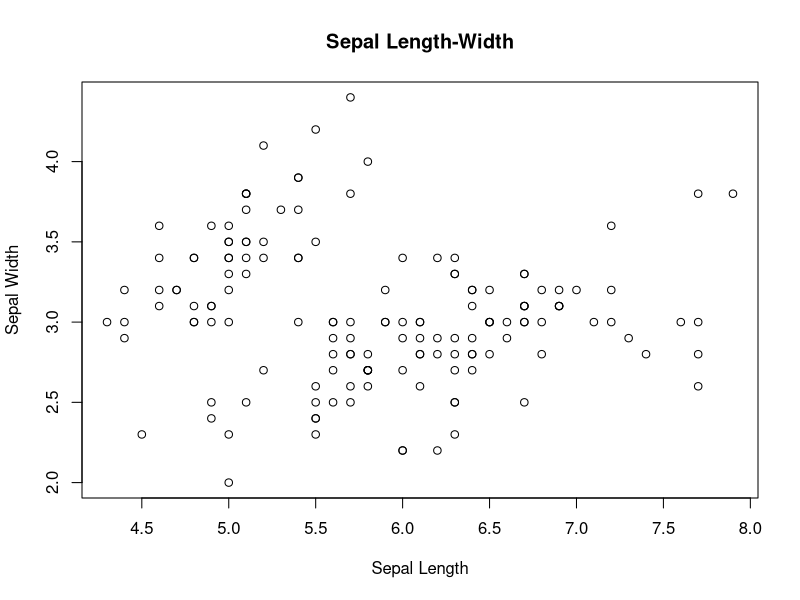
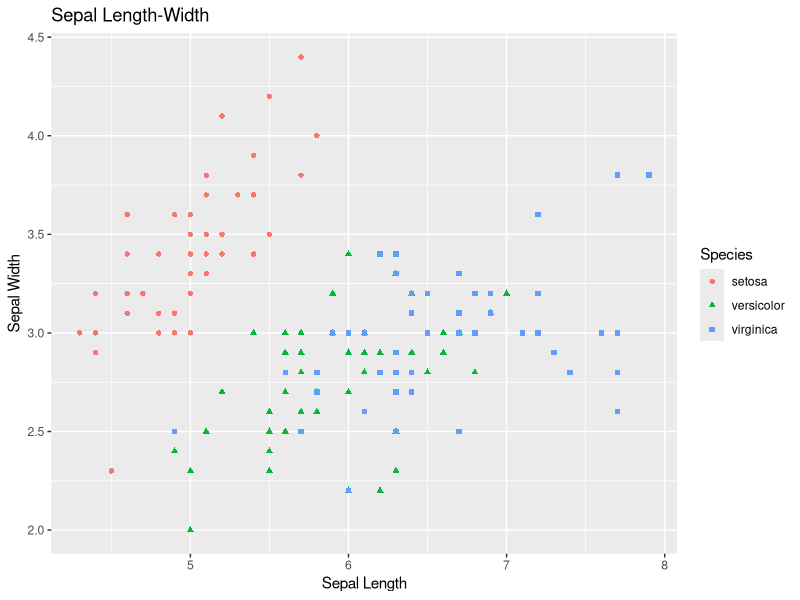
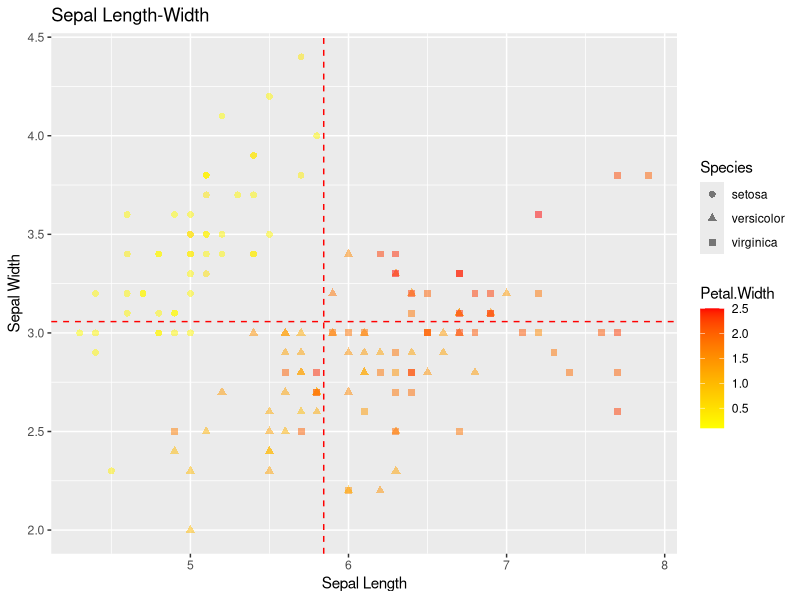
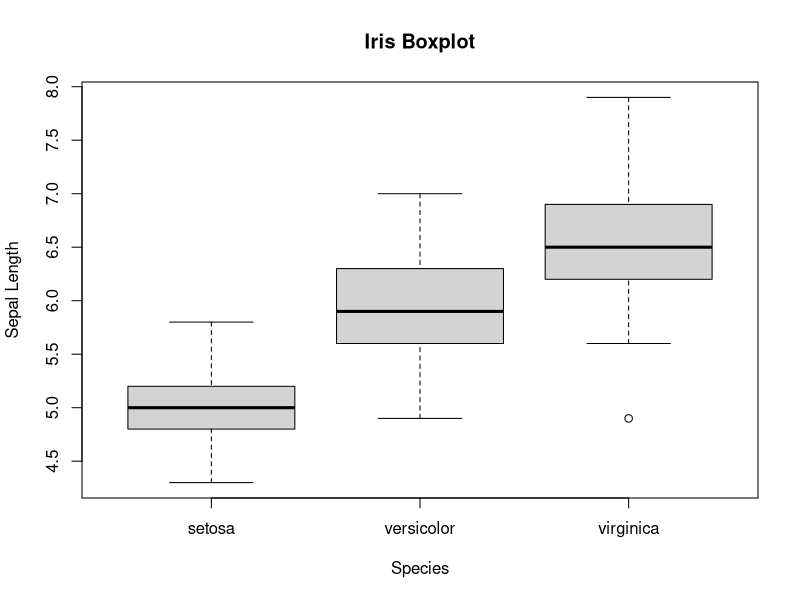

Source code (R) for these figures, in order: (Note: this script raises an error after producing the figures.)
install.packages("ggplot2")
library(ggplot2)
head(iris)
plot(x=iris$Sepal.Length, y=iris$Sepal.Width, 
     xlab="Sepal Length", ylab="Sepal Width",  main="Sepal Length-Width")
scatter <- ggplot(data=iris, aes(x = Sepal.Length, y = Sepal.Width)) 
scatter + geom_point(aes(color=Species, shape=Species)) +
  xlab("Sepal Length") +  ylab("Sepal Width") +
  ggtitle("Sepal Length-Width")
scatter + geom_point(aes(color = Petal.Width, shape = Species), size = 2, alpha = I(1/2)) +
  geom_vline(aes(xintercept = mean(Sepal.Length)), color = "red", linetype = "dashed") +
  geom_hline(aes(yintercept = mean(Sepal.Width)), color = "red", linetype = "dashed") +
  scale_color_gradient(low = "yellow", high = "red") +
  xlab("Sepal Length") +  ylab("Sepal Width") +
  ggtitle("Sepal Length-Width")
boxplot(Sepal.Length~Species,data=iris, 
        xlab="Species", ylab="Sepal Length", main="Iris Boxplot")
ox <- ggplot(data=iris, aes(x=Species, y=Sepal.Length))
box + geom_boxplot(aes(fill=Species)) + 
  ylab("Sepal Length") + ggtitle("Iris Boxplot") +
  stat_summary(fun.y=mean, geom="point", shape=5, size=4) 
hist(iris$Sepal.Width, freq=NULL, density=NULL, breaks=12,xlab="Sepal Width", ylab="Frequency", main="Histogram of Sepal Width")
set.seed(1234)
iris1 <- iris[sample(1:nrow(iris), 110), ]
hline <- data.frame(Species=c("setosa", "versicolor", "virginica"), hline=as.vector(table(iris$Species)))
hline

barplot(table(iris1$Species), col="black", xlab="Species", ylab="Count", main="Bar plot of Sepal Length")
bar <- ggplot(data=iris1, aes(x=Species))
bar + geom_bar() + 
  xlab("Species") +  ylab("Count") + ggtitle("Bar plot of Sepal Length") +
  geom_errorbar(data=hline, aes(y=hline, ymin=hline, ymax=hline), col="red", linetype="dashed")
quan <- as.vector(table(iris1$Species))
pos <- cumsum(quan) - quan/2
quantity <- data.frame(Species=c("setosa", "versicolor", "virginica"), quantity=quan, position = pos)                       

pie <- ggplot(iris1, aes(x=factor(1), fill=Species)) + geom_bar(width=1) + geom_text(data=quantity, aes(x=factor(1), y=position, label=quantity) , size=5) + labs(x="", y="")
pie
pie + coord_polar()
pie + coord_polar(theta="y")
head(ChickWeight)
chick <- unique(ChickWeight$Chick)

group <- chick[1]
dat <- ChickWeight[ChickWeight$Chick==group,]
color <- as.vector(dat$Diet[1])
plot(dat$Time, dat$weight, type="l", ylim=range(ChickWeight$weight), col=color, 
     xlab="Time", ylab="Weight", main="Line plot")

for(i in 2:length(chick))
{
  group <- chick[i]
  dat <- ChickWeight[ChickWeight$Chick==group,]
  color <- as.vector(dat$Diet[1])
  lines(dat$Time, dat$weight, col=color)  
}
ggplot(data=ChickWeight, aes(x=Time, y=weight, color=Diet, group=Chick)) +
  geom_line() + ggtitle("Growth curve for individual chicks")
sepal.min <- ddply(iris, "Species", summarise, xval=min(Sepal.Length), yval=min(Sepal.Width))
sepal.max <- ddply(iris, "Species", summarise, xval=max(Sepal.Length), yval=max(Sepal.Width))
sepal <- rbind(sepal.min, sepal.max)
sepal 
ggplot(sepal, aes(x=xval, y=yval, group = Species, color=Species)) +
  geom_line(aes(linetype=Species), size = 1.2) +
  geom_point(aes(shape=Species), size = 4) +        
  scale_shape_manual(values=c(6, 5, 4)) +               
  scale_linetype_manual(values=c("dotdash", "solid", "dotted")) +
  xlab("Sepal Length") + ylab("Sepal Width") + ggtitle("Line plot of sepal length and width")
d <- density(iris$Sepal.Width)
hist(iris$Sepal.Width, breaks=12, prob=TRUE, xlab="Sepal Width", main="Histogram & Density Curve")
lines(d, lty=2, col="blue")
library(ggplot2)
density <- ggplot(data=iris, aes(x=Sepal.Width))
density + geom_histogram(binwidth=0.2, color="black", fill="steelblue", aes(y=..density..)) +
  geom_density(stat="density", alpha=I(0.2), fill="blue") +
  xlab("Sepal Width") +  ylab("Density") + ggtitle("Histogram & Density Curve")
library(ggplot2)
density2 <- ggplot(data=iris, aes(x=Sepal.Width, fill=Species))
density2 + geom_density(stat="density", alpha=I(0.2)) +
  xlab("Sepal Width") +  ylab("Density") + ggtitle("Histogram & Density Curve of Sepal Width")
library(ggplot2)
smooth <- ggplot(data=iris, aes(x=Sepal.Length, y=Sepal.Width, color=Species)) + 
  geom_point(aes(shape=Species), size=1.5) + xlab("Sepal Length") + ylab("Sepal Width") + 
  ggtitle("Scatterplot with smoothers")

# Linear model
smooth + geom_smooth(method="lm")
library(ggplot2)
facet <- ggplot(data=iris, aes(Sepal.Length, y=Sepal.Width, color=Species)) + 
  geom_point(aes(shape=Species), size=1.5) + geom_smooth(method="lm") +
  xlab("Sepal Length") + ylab("Sepal Width") + ggtitle("Faceting")

library(ggplot2)
facet <- ggplot(data=iris, aes(Sepal.Length, y=Sepal.Width, color=Species)) + 
  geom_point(aes(shape=Species), size=1.5) + geom_smooth(method="lm") +
  xlab("Sepal Length") + ylab("Sepal Width") + ggtitle("Faceting")
facet + facet_grid(. ~ Species)
facet + facet_grid(Species ~ .)
head(mpg)
library(ggplot2)
jitter <- ggplot(mpg, aes(x=class , y=hwy)) 
jitter + scale_x_discrete() +
  geom_jitter(aes(color = class, x = class), 
              position = position_jitter(width = .05), alpha = 0.5) +
  geom_boxplot(aes(color = class), outlier.colour = NA, position = "dodge") +
  xlab("Class") + ylab("Highway miles per gallon")
library(ggplot2)
vol <- ggplot(data=iris, aes(x = Sepal.Length))
vol + stat_density(aes(ymax = ..density..,  ymin = -..density.., 
                       fill = Species, color = Species), 
                   geom = "ribbon", position = "identity") +
  facet_grid(. ~ Species) + coord_flip() + xlab("Sepal Length") 
library(ggplot2)
ggplot(data=iris, aes(x=Sepal.Length, Petal.Length)) + geom_point() + 
  geom_rug(col="steelblue",alpha=0.1) + xlab("Sepal Length") + ylab("Petal Length")
install.packages("gridExtra")
library(gridExtra)
ibrary(ggplot2)
set.seed(1234)
x <- c(rnorm(1500, mean = -1), rnorm(1500, mean = 1.5))
y <- c(rnorm(1500, mean = 1), rnorm(1500, mean = 1.5))
z <- as.factor(c(rep(1, 1500), rep(2, 1500)))
xy <- data.frame(x, y, z)

# scatterplot of x and y
scatter <- ggplot(data=xy,aes(x=x, y=y)) + geom_point(aes(color=z)) + 
  scale_color_manual(values = c("orange", "purple")) + 
  theme(legend.position=c(1,1),legend.justification=c(1,1)) 

# marginal density of x - plot on top
plot_top <- ggplot(data=xy, aes(x=x, fill=z)) + 
  geom_density(alpha=.5) + 
  scale_fill_manual(values = c("orange", "purple")) + 
  theme(legend.position = "none")

# marginal density of y - plot on the right
plot_right <- ggplot(data=xy, aes(x=y, fill=z)) + 
  geom_density(alpha=.5) + coord_flip() + 
  scale_fill_manual(values = c("orange", "purple")) + 
  theme(legend.position = "none") 

# Empty plot
empty <- ggplot()+geom_point(aes(1,1), color="white") +
  theme(                              
    plot.background = element_blank(), 
    panel.grid.major = element_blank(), 
    panel.grid.minor = element_blank(), 
    panel.border = element_blank(), 
    panel.background = element_blank(),
    axis.title.x = element_blank(),
    axis.title.y = element_blank(),
    axis.text.x = element_blank(),
    axis.text.y = element_blank(),
    axis.ticks = element_blank()
  )

# Arrange the plots together
grid.arrange(plot_top, empty, scatter, plot_right, ncol=2, nrow=2, widths=c(4, 1), heights=c(1, 4))
